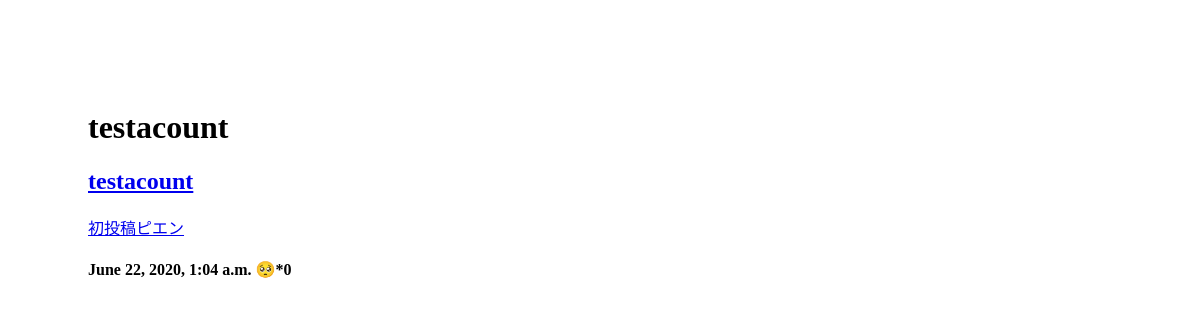
/pienter/acount/9292/, run on an earlier commit of the app's database.
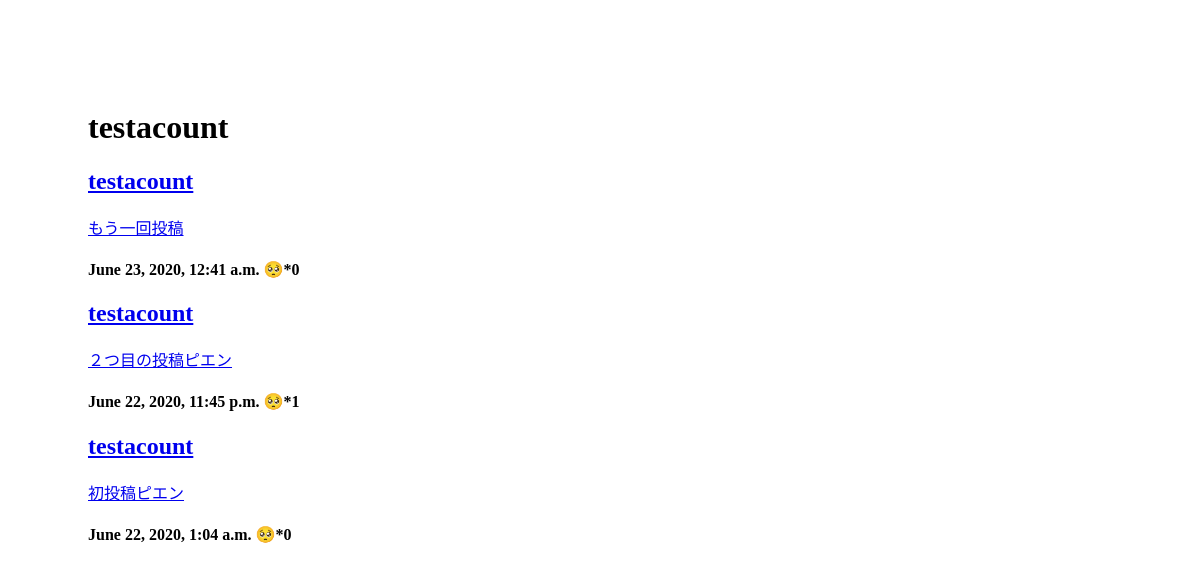
And on a later commit of the database.
### pienter/models.py (models this page shows)
class Article(models.Model):
    article_id = models.IntegerField(default=0)
    acount = models.ForeignKey(Acount, on_delete=models.PROTECT,)
    content = models.CharField(max_length=200)
    date = models.DateTimeField(auto_now_add=True)
    pien = models.IntegerField(default=0)

class Acount(models.Model):
    user_id = models.IntegerField(default=0)
    name = models.CharField(max_length=50)

### pienter/views.py (the view)
# urls.py: path("acount/<int:user_id>/", views.acountpage, name="acountpage"),
def acountpage(request, user_id):
    try:
        acount = Acount.objects.get(user_id=user_id)
        articles_list = Article.objects.all()
        context = {
            "acount": acount,
            "article_list": articles_list,
        }
    except Article.DoesNotExist:
        raise Http404("Pien does not exist")
    return render(request, "pienter/acountpage.html", context)

### pienter/templates/pienter/acountpage.html
{% extends './base.html' %}
{% block content %}
  <h1>{{acount.name}}</h1>
        {% for article in article_list reversed %}
        {% if article.acount == acount %}
          <h2><a href="/pienter/acount/{{ article.acount.user_id }}/">{{ article.acount.name}}</a></h2>
          <p><a href="/pienter/{{ article.id }}/">{{ article.content }}</a></p>
          <h4>{{ article.date }}  🥺*{{ article.pien }}</h4>
        {% endif %}
        {% endfor %}
{% endblock %}

What changed in the data, as far as the page shows it:
added Article: acount.name "testacount", content "もう一回投稿", date "June 23, 2020, 12:41 a.m.", pien "0"
added Article: acount.name "testacount", content "２つ目の投稿ピエン", date "June 22, 2020, 11:45 p.m.", pien "1"
